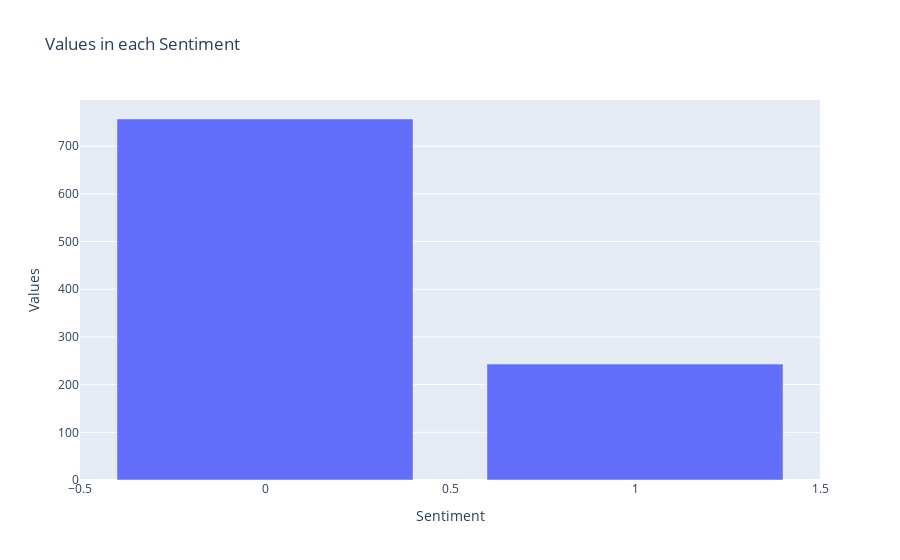

Notebook code for this chart:
### Code cell
fig = go.Figure(
    [go.Bar(x=y.value_counts().index, y=y.value_counts().tolist())])
fig.update_layout(
    title="Values in each Sentiment",
    xaxis_title="Sentiment",
    yaxis_title="Values")
fig.show()

### Figure 1 — Plotly figure (JSON) as saved in the notebook; plotly's stock layout.template omitted (floating-point values rounded to 4 significant figures)
{"data": [{"type": "bar", "x": [0, 1], "y": [757, 243]}], "layout": {"title": {"text": "Values in each Sentiment"}, "xaxis": {"title": {"text": "Sentiment"}}, "yaxis": {"title": {"text": "Values"}}}}
